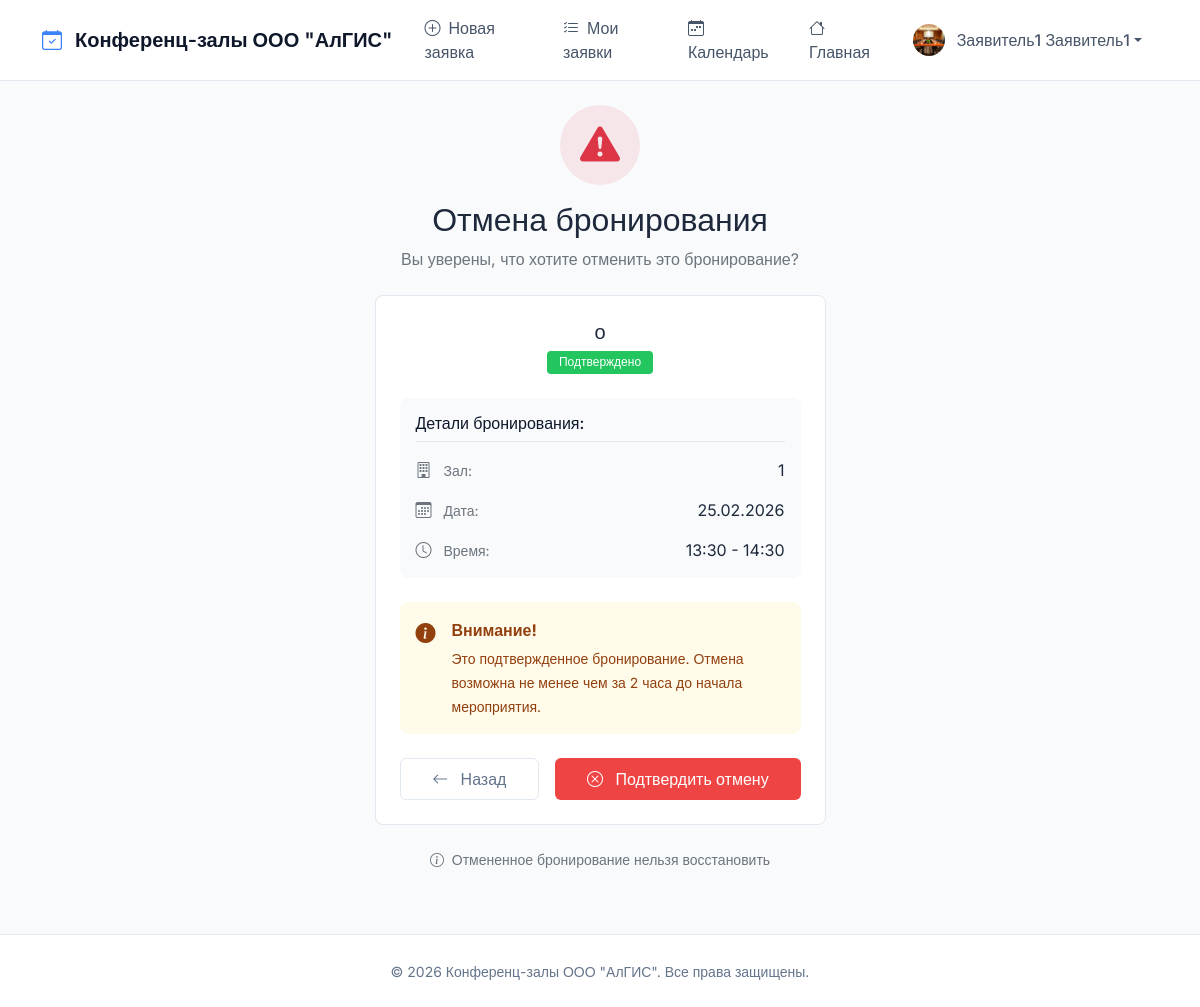
Screenshot of /booking/14/cancel/ (signed in) with the database file from the repository.
### bookings/models.py (models this page shows, shortened)
class User(AbstractUser):
    ROLE_CHOICES = (
        ('moderator', 'Модератор'),
        ('requester', 'Заявитель'),
        ('employee', 'Сотрудник'),
    )
    role = models.CharField(max_length=20, choices=ROLE_CHOICES, default='employee', verbose_name="Роль")
    phone = models.CharField(max_length=20, blank=True, verbose_name="Телефон")
    department = models.CharField(max_length=100, blank=True, verbose_name="Отдел")
    avatar = models.ImageField(upload_to='avatars/', blank=True, null=True, verbose_name="Аватар")
    def get_full_name(self):
        if self.first_name and self.last_name:
            return f"{self.first_name} {self.last_name}"
        return self.username
    class Meta:
        verbose_name = "Пользователь"
        verbose_name_plural = "Пользователи"

class Booking(models.Model):
    STATUS_CHOICES = (
        ('pending', 'Ожидает подтверждения'),
        ('approved', 'Подтверждено'),
        ('rejected', 'Отклонено'),
        ('cancelled', 'Отменено'),
    )
    room = models.ForeignKey(ConferenceRoom, on_delete=models.CASCADE, verbose_name="Зал", related_name='bookings')
    requester = models.ForeignKey(User, on_delete=models.CASCADE, related_name='bookings', verbose_name="Заявитель")
    title = models.CharField(max_length=200, verbose_name="Название мероприятия")
    description = models.TextField(verbose_name="Описание")
    start_time = models.DateTimeField(verbose_name="Начало")
    end_time = models.DateTimeField(verbose_name="Окончание")
    participants_count = models.PositiveIntegerField(verbose_name="Количество участников")
    status = models.CharField(max_length=20, choices=STATUS_CHOICES, default='pending', verbose_name="Статус")
    created_at = models.DateTimeField(auto_now_add=True, verbose_name="Создано")
    updated_at = models.DateTimeField(auto_now=True, verbose_name="Обновлено")
    moderated_by = models.ForeignKey(User, null=True, blank=True, on_delete=models.SET_NULL,
                                     related_name='moderated_bookings', verbose_name="Модератор")
    moderation_comment = models.TextField(blank=True, verbose_name="Комментарий модератора")
    def can_cancel(self):
        if self.status not in ['pending', 'approved']:
            return False
        if self.status == 'approved':
            if self.start_time < timezone.now() + timedelta(hours=2):
                return False
        return True
    class Meta:
        verbose_name = "Бронирование"
        verbose_name_plural = "Бронирования"
        ordering = ['-start_time']
        indexes = [
            models.Index(fields=['start_time', 'end_time']),
            models.Index(fields=['status']),
            models.Index(fields=['room', 'status']),
        ]

class ConferenceRoom(models.Model):
    name = models.CharField(max_length=100, verbose_name="Название")
    capacity = models.PositiveIntegerField(verbose_name="Вместимость")
    location = models.CharField(max_length=200, verbose_name="Местоположение")
    description = models.TextField(blank=True, verbose_name="Описание")
    has_projector = models.BooleanField(default=False, verbose_name="Проектор")
    has_video_conference = models.BooleanField(default=False, verbose_name="Видеоконференция")
    has_whiteboard = models.BooleanField(default=False, verbose_name="Доска")
    is_active = models.BooleanField(default=True, verbose_name="Активен")
    image = models.ImageField(upload_to='rooms/', blank=True, null=True, verbose_name="Изображение")
    created_at = models.DateTimeField(auto_now_add=True, verbose_name="Дата создания")
    updated_at = models.DateTimeField(auto_now=True, verbose_name="Дата обновления")
    class Meta:
        verbose_name = "Конференц-зал"
        verbose_name_plural = "Конференц-залы"
        ordering = ['name']

### bookings/views.py (the view, shortened to what this page needs)
# urls.py: path('booking/<int:booking_id>/cancel/', views.cancel_booking, name='cancel_booking'),
@requester_required
def cancel_booking(request, booking_id):
    booking = get_object_or_404(Booking, id=booking_id, requester=request.user)
    if not booking.can_cancel():
        messages.error(request, "Это бронирование нельзя отменить")
        return redirect('bookings:booking_detail', booking_id=booking.id)
    return render(request, 'bookings/cancel_booking.html', {'booking': booking})

### bookings/templates/bookings/cancel_booking.html (shortened to what this page needs)
{% extends 'bookings/base.html' %}
{% load static %}
{% block content %}
<div class="row justify-content-center">
    <div class="col-md-6 col-lg-5">
        <div class="text-center mb-4">
            <div class="bg-danger bg-opacity-10 rounded-circle d-inline-flex p-3 mb-3">
                <i class="bi bi-exclamation-triangle-fill text-danger fs-1"></i>
            </div>
            <h2 class="fw-semibold mb-2">Отмена бронирования</h2>
            <p class="text-secondary">Вы уверены, что хотите отменить это бронирование?</p>
        </div>
        <div class="border rounded-3 bg-white p-4 mb-4">
            <div class="text-center mb-4">
                <h5 class="fw-semibold mb-1">{{ booking.title }}</h5>
                <span class="badge
                    {% if booking.status == 'approved' %}bg-success
                    {% elif booking.status == 'pending' %}bg-warning
                    {% else %}bg-secondary{% endif %}">
                    {{ booking.get_status_display }}
                </span>
            </div>
            <div class="bg-light p-3 rounded-3 mb-4">
                <h6 class="fw-medium mb-3">Детали бронирования:</h6>
                <div class="vstack gap-2">
                    <div class="d-flex align-items-center">
                        <i class="bi bi-building text-secondary me-2" style="width: 1.25rem;"></i>
                        <span class="text-secondary small">Зал:</span>
                        <span class="ms-auto fw-medium">{{ booking.room.name }}</span>
                    </div>
                    <div class="d-flex align-items-center">
                        <i class="bi bi-calendar3 text-secondary me-2" style="width: 1.25rem;"></i>
                        <span class="text-secondary small">Дата:</span>
                        <span class="ms-auto fw-medium">{{ booking.start_time|date:"d.m.Y" }}</span>
                    </div>
                    <div class="d-flex align-items-center">
                        <i class="bi bi-clock text-secondary me-2" style="width: 1.25rem;"></i>
                        <span class="text-secondary small">Время:</span>
                        <span class="ms-auto fw-medium">{{ booking.start_time|date:"H:i" }} - {{ booking.end_time|date:"H:i" }}</span>
                    </div>
                </div>
            </div>
            {% if booking.status == 'approved' %}
                <div class="alert alert-warning d-flex align-items-start mb-4" role="alert">
                    <i class="bi bi-info-circle-fill me-3 fs-5 flex-shrink-0"></i>
                    <div>
                        <strong class="d-block mb-1">Внимание!</strong>
                        <span class="small">Это подтвержденное бронирование. Отмена возможна не менее чем за 2 часа до начала мероприятия.</span>
                    </div>
                </div>
            {% endif %}
            <form method="post" class="text-center">
                <div class="d-flex gap-3">
                    <a href="{% url 'bookings:booking_detail' booking.id %}"
                       class="btn btn-outline-secondary flex-fill py-2">
                        <i class="bi bi-arrow-left me-2"></i>
                        Назад
                    </a>
                    <button type="submit" class="btn btn-danger flex-fill py-2">
                        <i class="bi bi-x-circle me-2"></i>
                        Подтвердить отмену
                    </button>
                </div>
            </form>
        </div>
        <div class="text-center">
            <p class="small text-secondary">
                <i class="bi bi-info-circle me-1"></i>
                Отмененное бронирование нельзя восстановить
            </p>
        </div>
    </div>
</div>
{% endblock %}

### bookings/templates/bookings/base.html (shortened to what this page needs)
<!DOCTYPE html>
<html lang="ru">
<head>
    <link href="https://cdn.jsdelivr.net/npm/bootstrap@5.1.3/dist/css/bootstrap.min.css" rel="stylesheet">
    <link rel="stylesheet" href="https://cdn.jsdelivr.net/npm/bootstrap-icons@1.8.1/font/bootstrap-icons.css">
    {% load static %}
    <link rel="stylesheet" href="{% static 'bookings/css/style.css' %}">
</head>
<body>
    <nav class="navbar navbar-expand-lg">
        <div class="container">
            <a class="navbar-brand" href="{% url 'bookings:index' %}">
                <i class="bi bi-calendar-check"></i>
                <span class="d-none d-sm-inline">Конференц-залы ООО "АлГИС"</span>
            </a>
            <div class="collapse navbar-collapse" id="navbarNav">
                <ul class="navbar-nav me-auto">
                    {% if user.is_authenticated %}
                        {% if user.role == 'moderator' %}
                            <li class="nav-item">
                                <a class="nav-link {% if request.resolver_match.url_name == 'moderator_dashboard' %}active{% endif %}"
                                   href="{% url 'bookings:moderator_dashboard' %}">
                                    <i class="bi bi-shield-check"></i>Дашборд
                                </a>
                            </li>
                            <li class="nav-item">
                                <a class="nav-link {% if request.resolver_match.url_name == 'room_management' %}active{% endif %}"
                                   href="{% url 'bookings:room_management' %}">
                                    <i class="bi bi-building"></i>Залы
                                </a>
                            </li>
                            <li class="nav-item">
                                <a class="nav-link {% if request.resolver_match.url_name == 'user_management' %}active{% endif %}"
                                   href="{% url 'bookings:user_management' %}">
                                    <i class="bi bi-people"></i>Пользователи
                                </a>
                            </li>
                        {% elif user.role == 'requester' %}
                            <li class="nav-item">
                                <a class="nav-link {% if request.resolver_match.url_name == 'create_booking' %}active{% endif %}"
                                   href="{% url 'bookings:create_booking' %}">
                                    <i class="bi bi-plus-circle"></i>Новая заявка
                                </a>
                            </li>
                            <li class="nav-item">
                                <a class="nav-link {% if request.resolver_match.url_name == 'my_bookings' %}active{% endif %}"
                                   href="{% url 'bookings:my_bookings' %}">
                                    <i class="bi bi-list-check"></i>Мои заявки
                                </a>
                            </li>
                            <li class="nav-item">
                                <a class="nav-link {% if request.resolver_match.url_name == 'schedule' %}active{% endif %}"
                                   href="{% url 'bookings:schedule' %}">
                                    <i class="bi bi-calendar-week"></i>Календарь
                                </a>
                            </li>
                        {% endif %}
                        <li class="nav-item">
                            <a class="nav-link" href="{% url 'bookings:index' %}">
                                <i class="bi bi-house"></i><span class="d-none d-sm-inline">Главная</span>
                            </a>
                        </li>
                    {% endif %}
                </ul>
                <ul class="navbar-nav">
                    {% if user.is_authenticated %}
                        <li class="nav-item dropdown">
                            <a class="nav-link dropdown-toggle" href="#" id="userDropdown" role="button"
                               data-bs-toggle="dropdown" aria-expanded="false">
                                {% if user.avatar and user.avatar.url %}
                                    <img src="{{ user.avatar.url }}" class="avatar-image" alt="{{ user.username }}">
                                {% else %}
                                    <div class="avatar-circle">
                                        {{ user.username|first|upper }}
                                    </div>
                                {% endif %}
                                <span class="user-name d-none d-lg-inline">{{ user.get_full_name|default:user.username }}</span>
                            </a>
                        </li>
                    {% endif %}
                </ul>
            </div>
        </div>
    </nav>
    <main class="container mt-4">
        {% block content %}
        {% endblock %}
    </main>
    <footer class="footer mt-5 py-4">
        <div class="container text-center">
            <span class="small">© 2026 Конференц-залы ООО "АлГИС". Все права защищены.</span>
        </div>
    </footer>
</body>
</html>

### bookings/static/bookings/css/style.css (style rules this page uses)
* { margin: 0; padding: 0; box-sizing: border-box; }
:root { --primary: #3b82f6; --primary-dark: #2563eb; --secondary: #64748b; --success: #22c55e; --danger: #ef4444; --warning: #f59e0b; --info: #3b82f6; --light: #f8fafc; --dark: #0f172a; --border: #e2e8f0; }
.btn { padding: 0.5rem 1rem; font-weight: 500; border-radius: 0.375rem; }
.btn-outline-secondary { border: 1px solid #e2e8f0; color: #64748b; }
.badge.bg-success { background-color: #22c55e !important; padding: 0.5rem 1rem; font-weight: 500; }
.bg-light { background-color: #f8fafc !important; }
.border { border: 1px solid #e2e8f0 !important; }
.rounded-3 { border-radius: 0.5rem !important; }
.alert { border: none; border-radius: 0.5rem; padding: 1rem; }
.alert-warning { background-color: #fffbeb; color: #92400e; }
.vstack { display: flex; flex-direction: column; }
.badge { padding: 0.35rem 0.75rem; font-weight: 500; border-radius: 2rem; }
.badge.bg-success { background-color: #22c55e !important; }
.bg-opacity-10 { --bs-bg-opacity: 0.1; }
.rounded-circle { width: 80px; height: 80px; display: inline-flex; align-items: center; justify-content: center; }
.alert { border: none; border-radius: 0.5rem; }
.badge { padding: 0.5rem 1rem; font-weight: 500; border-radius: 2rem; }
.vstack > * + * { margin-top: 0.5rem; }
.btn-outline-secondary { border: 1px solid #e2e8f0; color: #64748b; background-color: #ffffff; transition: all 0.2s; }
.btn-danger { background-color: #ef4444; border: none; transition: background-color 0.2s; }
.badge.bg-success { background-color: #22c55e !important; font-weight: 500; padding: 0.35rem 0.75rem; }
h6.fw-medium { color: #0f172a; border-bottom: 1px solid #e2e8f0; padding-bottom: 0.5rem; margin-bottom: 1rem; }
.rounded-3 { border-radius: 0.5rem; }

### bookings/templates/bookings/base.html (style rules this page uses)
body { font-family: 'Inter', sans-serif; background-color: #f8fafc; color: #1e293b; }
.navbar { background-color: #ffffff !important; border-bottom: 1px solid #e2e8f0; padding: 0.5rem 0; }
.navbar-brand { color: #0f172a !important; font-weight: 600; font-size: 1.25rem; }
.navbar-brand i { color: #3b82f6; margin-right: 0.5rem; }
.nav-link { color: #475569 !important; font-weight: 500; padding: 0.5rem 1rem !important; border-radius: 0.375rem; transition: all 0.2s; }
.nav-link i { margin-right: 0.5rem; }
.badge { font-weight: 500; padding: 0.25rem 0.5rem; border-radius: 0.25rem; }
.footer { background-color: #ffffff !important; border-top: 1px solid #e2e8f0; color: #64748b; }
.alert { border: none; border-radius: 0.5rem; padding: 1rem; margin-bottom: 1.5rem; }
.alert-warning { background-color: #fffbeb; color: #92400e; }
.btn { font-weight: 500; padding: 0.5rem 1rem; border-radius: 0.375rem; transition: all 0.2s; }
.avatar-image { width: 32px; height: 32px; border-radius: 50%; object-fit: cover; margin-right: 0.5rem; }
.dropdown-toggle { display: flex; align-items: center; }
.user-name { margin-left: 0.25rem; }

### rows the page displays
User: avatar (picture), get_full_name "Заявитель1 Заявитель1"
Booking: title "о", status "Подтверждено", room.name "1", start_time "25.02.2026", start_time "13:30", end_time "14:30"
